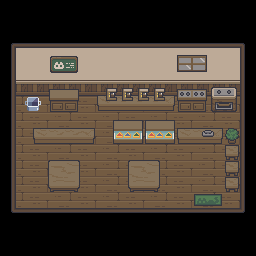

Tiled map render using the project's own tile images. Description and the map definition, with tile-layer contents summarised, below:
An orthogonal 16x16 tile map with 16x16 px tiles, 6 tile layers (Background, Machines and Furniture, Trashbin, Wall Decor, ...), 9 hidden layers not drawn, 5 tilesets and 8 objects.

<map version="1.10" tiledversion="1.11.2" orientation="orthogonal" renderorder="right-down" width="16" height="16" tilewidth="16" tileheight="16" infinite="0" nextlayerid="70" nextobjectid="51">
 <tileset firstgid="1" source="neko-cafe-tilemap.tsx" />
 <tileset firstgid="61" name="neko-cafe-furnitures" tilewidth="16" tileheight="16" tilecount="120" columns="12">
  <image source="images/neko-cafe-furnitures.png" width="192" height="160" />
  <tile id="15">
   <properties>
    <property name="machine" value="oven" />
   </properties>
  </tile>
  <tile id="16">
   <properties>
    <property name="machine" value="oven" />
   </properties>
  </tile>
  <tile id="17">
   <properties>
    <property name="machine" value="oven" />
   </properties>
  </tile>
  <tile id="18">
   <properties>
    <property name="machine" value="oven" />
   </properties>
  </tile>
  <tile id="27">
   <properties>
    <property name="machine" value="oven" />
   </properties>
  </tile>
  <tile id="28">
   <properties>
    <property name="machine" value="oven" />
   </properties>
  </tile>
  <tile id="29">
   <properties>
    <property name="machine" value="oven" />
   </properties>
  </tile>
  <tile id="30">
   <properties>
    <property name="machine" value="oven" />
   </properties>
  </tile>
  <tile id="49">
   <properties>
    <property name="machine" value="pastry" />
   </properties>
  </tile>
  <tile id="50">
   <properties>
    <property name="machine" value="pastry" />
   </properties>
  </tile>
  <tile id="53">
   <properties>
    <property name="isChair" type="bool" value="true" />
   </properties>
  </tile>
  <tile id="56">
   <properties>
    <property name="machine" value="coffee_maker" />
   </properties>
  </tile>
  <tile id="61">
   <properties>
    <property name="machine" value="pastry" />
   </properties>
  </tile>
  <tile id="62">
   <properties>
    <property name="machine" value="pastry" />
   </properties>
  </tile>
 </tileset>
 <tileset firstgid="181" source="trashbin.tsx" />
 <tileset firstgid="2331" source="option-boxes.tsx" />
 <tileset firstgid="3755" source="food-and-beverages.tsx" />
 <layer id="1" name="Background" width="16" height="16">
  <data>[256 cells, 192 non-empty, 20 distinct tile ids]</data>
 </layer>
 <layer id="2" name="Machines and Furniture" width="16" height="16">
  <data>[256 cells, 46 non-empty, 31 distinct tile ids]</data>
 </layer>
 <layer id="5" name="Trashbin" width="16" height="16" offsetx="1" offsety="-1.33333">
  <data>[256 cells, 2 non-empty, 2 distinct tile ids]</data>
 </layer>
 <layer id="4" name="Wall Decor" width="16" height="16" offsetx="0" offsety="4.33333">
  <data>[256 cells, 8 non-empty, 8 distinct tile ids]</data>
 </layer>
 <layer id="3" name="Coffee Makers" width="16" height="16" offsetx="7.33333" offsety="5.33333">
  <data>[256 cells, 4 non-empty, 1 distinct tile ids]</data>
 </layer>
 <layer id="6" name="Register" width="16" height="16" offsetx="-8.33333" offsety="-0.666667">
  <data>[256 cells, 1 non-empty, 1 distinct tile ids]</data>
 </layer>
 <layer id="33" name="Pastry Choices Box" width="16" height="16" visible="0" tintcolor="#bd9870" offsetx="0.333333" offsety="1.75">
  <data>[256 cells, 4 non-empty, 1 distinct tile ids]</data>
 </layer>
 <layer id="40" name="Pastry Choices Hover Box" width="16" height="16" visible="0" tintcolor="#786147" offsetx="0.333333" offsety="1.75">
  <data>[256 cells, 4 non-empty, 1 distinct tile ids]</data>
 </layer>
 <layer id="38" name="Pastry Choices" width="16" height="16" visible="0" offsetx="0.666667" offsety="0.75">
  <data>[256 cells, 4 non-empty, 4 distinct tile ids]</data>
 </layer>
 <layer id="45" name="Cooked Choices Box" width="16" height="16" visible="0" tintcolor="#bd9870" offsetx="0.333333" offsety="1.75">
  <data>[256 cells, 3 non-empty, 1 distinct tile ids]</data>
 </layer>
 <layer id="44" name="Cooked Choices Hover Box" width="16" height="16" visible="0" tintcolor="#786147" offsetx="0.333333" offsety="1.75">
  <data>[256 cells, 3 non-empty, 1 distinct tile ids]</data>
 </layer>
 <layer id="43" name="Cooked Choices" width="16" height="16" visible="0" offsetx="0.666667" offsety="0.75">
  <data>[256 cells, 3 non-empty, 3 distinct tile ids]</data>
 </layer>
 <layer id="26" name="Coffee Choices Box" width="16" height="16" visible="0" tintcolor="#bd9870" offsetx="0.333333" offsety="0">
  <data>[256 cells, 3 non-empty, 1 distinct tile ids]</data>
 </layer>
 <layer id="31" name="Coffee Choices Hover Box" width="16" height="16" visible="0" tintcolor="#786147">
  <data>[256 cells, 3 non-empty, 1 distinct tile ids]</data>
 </layer>
 <layer id="35" name="Coffee Choices" width="16" height="16" visible="0">
  <data>[256 cells, 3 non-empty, 3 distinct tile ids]</data>
 </layer>
 <objectgroup id="60" name="Seats" offsetx="1.27273" offsety="0.363636">
  <object id="27" gid="114" x="31.4546" y="175.454" width="16" height="16">
   <properties>
    <property name="Seat" type="int" value="1" />
    <property name="orderpositionx" type="float" value="-70" />
    <property name="orderpositiony" type="float" value="-70" />
   </properties>
  </object>
  <object id="35" gid="114" x="31.0909" y="192" width="16" height="16">
   <properties>
    <property name="Seat 2" type="int" value="2" />
    <property name="orderpositionx" type="float" value="-70" />
    <property name="orderpositiony" type="float" value="-70" />
   </properties>
  </object>
  <object id="36" gid="114" x="79.2727" y="175.455" width="16" height="16">
   <properties>
    <property name="Seat" type="int" value="4" />
    <property name="orderpositionx" type="float" value="-40" />
    <property name="orderpositiony" type="float" value="-40" />
   </properties>
  </object>
  <object id="37" gid="114" x="79.4545" y="191.455" width="16" height="16">
   <properties>
    <property name="Seat" type="int" value="3" />
    <property name="orderpositionx" type="float" value="-70" />
    <property name="orderpositiony" type="float" value="-70" />
   </properties>
  </object>
  <object id="38" gid="114" x="111.455" y="191.636" width="16" height="16">
   <properties>
    <property name="Seat" type="int" value="5" />
    <property name="orderpositionx" type="float" value="-70" />
    <property name="orderpositiony" type="float" value="-70" />
   </properties>
  </object>
  <object id="39" gid="114" x="112" y="175.818" width="16" height="16">
   <properties>
    <property name="Seat" type="int" value="6" />
    <property name="orderpositionx" type="float" value="-70" />
    <property name="orderpositiony" type="float" value="-70" />
   </properties>
  </object>
  <object id="40" gid="114" x="159.636" y="175.818" width="16" height="16">
   <properties>
    <property name="Seat" type="int" value="7" />
    <property name="orderpositionx" type="float" value="-70" />
    <property name="orderpositiony" type="float" value="-70" />
   </properties>
  </object>
  <object id="41" gid="114" x="159.818" y="191.636" width="16" height="16">
   <properties>
    <property name="Seat" type="int" value="8" />
    <property name="orderpositionx" type="float" value="-70" />
    <property name="orderpositiony" type="float" value="-70" />
   </properties>
  </object>
 </objectgroup>
</map>
